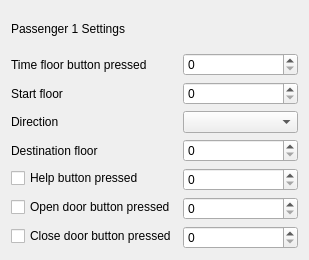
<?xml version="1.0" encoding="UTF-8"?>
<ui version="4.0">
 <class>PassengerSetting</class>
 <widget class="QWidget" name="PassengerSetting">
  <property name="geometry">
   <rect>
    <x>0</x>
    <y>0</y>
    <width>309</width>
    <height>260</height>
   </rect>
  </property>
  <property name="windowTitle">
   <string>Form</string>
  </property>
  <layout class="QVBoxLayout" name="verticalLayout">
   <item>
    <widget class="QLabel" name="passengerSettingsLabel">
     <property name="text">
      <string>Passenger 1 Settings</string>
     </property>
    </widget>
   </item>
   <item>
    <layout class="QFormLayout" name="formLayout">
     <item row="0" column="0">
      <widget class="QLabel" name="timeFloorButtonPressedLabel">
       <property name="text">
        <string>Time floor button pressed</string>
       </property>
      </widget>
     </item>
     <item row="0" column="1">
      <widget class="QSpinBox" name="timeFloorButtonPressedSpinBox"/>
     </item>
     <item row="1" column="0">
      <widget class="QLabel" name="startFloorLabel">
       <property name="text">
        <string>Start floor</string>
       </property>
      </widget>
     </item>
     <item row="1" column="1">
      <widget class="QSpinBox" name="startFloorSpinBox"/>
     </item>
     <item row="2" column="0">
      <widget class="QLabel" name="directionLabel">
       <property name="text">
        <string>Direction</string>
       </property>
      </widget>
     </item>
     <item row="2" column="1">
      <widget class="QComboBox" name="directionComboBox"/>
     </item>
     <item row="3" column="0">
      <widget class="QLabel" name="destinationFloorLabel">
       <property name="text">
        <string>Destination floor </string>
       </property>
      </widget>
     </item>
     <item row="3" column="1">
      <widget class="QSpinBox" name="destinationFloorSpinBox"/>
     </item>
     <item row="4" column="0">
      <widget class="QCheckBox" name="helpCheckBox">
       <property name="text">
        <string>Help button pressed</string>
       </property>
      </widget>
     </item>
     <item row="4" column="1">
      <widget class="QSpinBox" name="helpSpinBox"/>
     </item>
     <item row="5" column="0">
      <widget class="QCheckBox" name="openDoorCheckBox">
       <property name="text">
        <string>Open door button pressed</string>
       </property>
      </widget>
     </item>
     <item row="5" column="1">
      <widget class="QSpinBox" name="openDoorSpinBox"/>
     </item>
     <item row="6" column="0">
      <widget class="QCheckBox" name="closeDoorCheckBox">
       <property name="text">
        <string>Close door button pressed</string>
       </property>
      </widget>
     </item>
     <item row="6" column="1">
      <widget class="QSpinBox" name="closeDoorSpinBox"/>
     </item>
    </layout>
   </item>
  </layout>
 </widget>
 <resources/>
 <connections/>
</ui>
